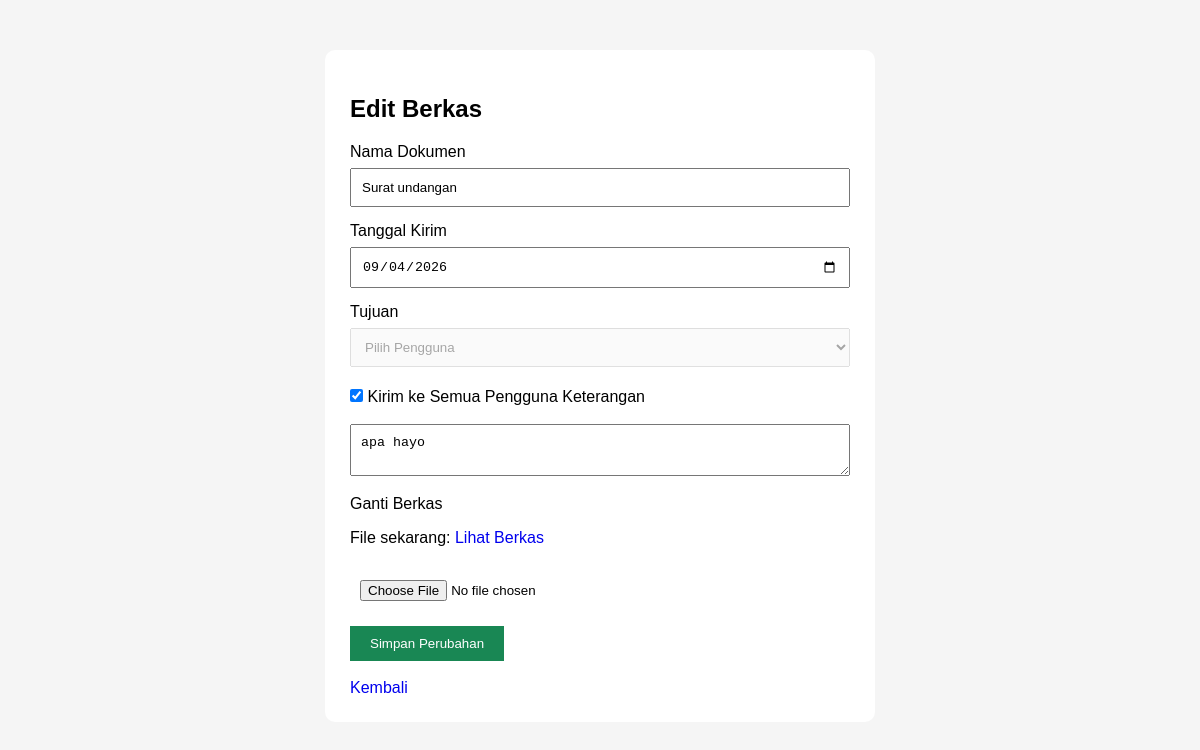
The page /index.php?aksi=edit&id=3 (signed in) on the database its author committed.
### tables this page shows
CREATE TABLE `berkas` (
  `id_berkas` int NOT NULL,
  `n_dokumen` varchar(255) NOT NULL,
  `tgl_kirim` date NOT NULL,
  `id_pengirim` int NOT NULL,
  `id_tujuan` int DEFAULT NULL,
  `tujuan_semua` tinyint(1) NOT NULL DEFAULT '0',
  `tgl_terima` date DEFAULT NULL,
  `tujuan` varchar(20) DEFAULT NULL,
  `keterangan` text,
  `file_berkas` varchar(255) DEFAULT NULL,
  `status` enum('Dikirim','Diterima') NOT NULL DEFAULT 'Dikirim'
);

### controller/BerkasController.php (called while the page is built, shortened)
<?php
require_once "model/Berkas.php";
class BerkasController {
    public function edit() {
        $id = $_GET['id'];
        $model = new Berkas();
        $data = $model->editData($id);
        $user = $model->tampilUser();
        require_once "views/edit.php";
    }
}
?>

### model/Berkas.php (called while the page is built, shortened)
<?php
require_once "config/Koneksi.php";
class Berkas {
    private $conn;
    public function __construct() {
        $db = new Koneksi();
        $this->conn = $db->getKoneksi();
    }
    public function tampilUser() {
        $sql = "SELECT * FROM `user`
                ORDER BY nama ASC";
        $hasil = $this->conn->query($sql);
        $data = [];
        while ($row = $hasil->fetch_assoc()) {
            $data[] = $row;
        }
        return $data;
    }
    public function editData($id) {
        $sql = "SELECT * FROM berkas
                WHERE id_berkas = $id";
        $hasil = $this->conn->query($sql);
        return $hasil->fetch_assoc();
    }
}
?>

### config/Koneksi.php (called while the page is built, shortened)
<?php
class Koneksi {
    public function getKoneksi() {
        $koneksi = new mysqli("localhost", "root", "", "e-berkas");
        return $koneksi;
    }
}
?>

### views/edit.php (the view, shortened to what this page needs)
<!DOCTYPE html>
<html>
<head>
</head>
<body>
<div class="box">
    <h2>Edit Berkas</h2>
    <form action="index.php?aksi=prosesEdit" method="POST" enctype="multipart/form-data">
        <label>Nama Dokumen</label>
        <input type="text" name="n_dokumen"
        value="<?php echo $data['n_dokumen']; ?>" required>
        <label>Tanggal Kirim</label>
        <input type="date" name="tgl_kirim"
        value="<?php echo $data['tgl_kirim']; ?>" required>
        <label>Tujuan</label>
        <select name="tujuan" id="tujuan">
            <option value="">Pilih Pengguna</option>
        </select>
        <label>
            <input type="checkbox"
                   class="check"
                   name="semua"
                   value="1"
                   id="semua"
                   onclick="semuaUser()"
                   <?php if ($data['tujuan_semua'] == 1) echo "checked"; ?>>
            Kirim ke Semua Pengguna
        </label>
        <label>Keterangan</label>
        <textarea name="keterangan"><?php echo $data['keterangan']; ?></textarea>
        <label>Ganti Berkas</label>
        <?php if (!empty($data['file_berkas'])) { ?>
            <p>
                File sekarang:
                <a href="uploads/<?php echo $data['file_berkas']; ?>" target="_blank">
                    Lihat Berkas
                </a>
            </p>
        <?php } else { ?>
            <p>Belum ada file.</p>
        <?php } ?>
        <input type="file" name="file_berkas">
        <button type="submit">Simpan Perubahan</button>
    </form>
    <br>
    <a href="index.php?aksi=berkas">Kembali</a>
</div>
</body>
</html>

### views/edit.php (style rules this page uses)
body { font-family: Arial; background: #f5f5f5; }
.box { width: 500px; margin: 50px auto; background: white; padding: 25px; border-radius: 10px; }
input, select, textarea { width: 100%; padding: 10px; margin: 7px 0 15px; box-sizing: border-box; }
button { padding: 10px 20px; background: #198754; color: white; border: none; }
a { text-decoration: none; }
.check { width: auto; }

### rows shown on the page
berkas: n_dokumen "Surat undangan", tgl_kirim "09/04/2026", tujuan_semua "☑", keterangan "apa hayo"
